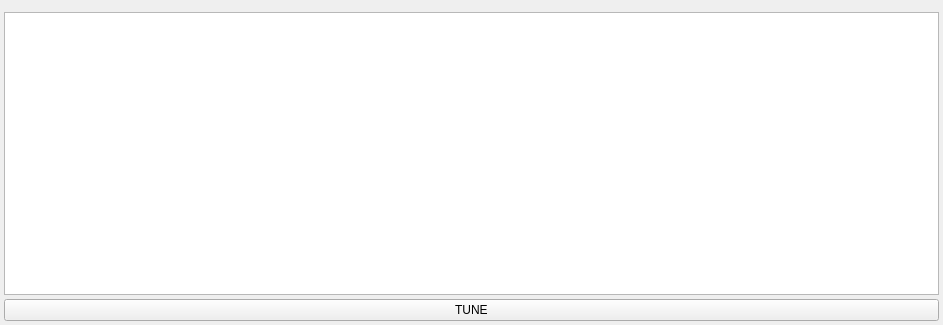
<?xml version="1.0" encoding="UTF-8"?>
<ui version="4.0">
 <class>RqtDynTune</class>
 <widget class="QWidget" name="RqtDynTune">

  <property name="geometry">
   <rect>
	<x>0</x>
	<y>0</y>
	<width>943</width>
	<height>325</height>
   </rect>
  </property>

  <property name="windowTitle">
   <string>dyn_tune</string>
  </property>

  <layout class="QVBoxLayout" name="vLayout">
   
   <property name="spacing">
	<number>4</number>
   </property>

   <property name="margin">
	<number>4</number>
   </property>

   <item>
   	<layout class="QHBoxLayout" name="hLayout">
   		<item>
   		<widget class="ParamWidget" name="_widget_param"></widget>
   			<!-- <property name="minimumWidth">
	        	<number>1800</number>
	      	</property> -->

   		</item>

   		<!-- <item>
   			<widget class="QTextEdit" name="line_edit">			     
   			</widget>
   		</item> -->

   		<item>
   			<widget class="TopicWidget" name="_widget_values">			     
   			</widget>
   		</item>

  	</layout>
  </item>

  <item>
   	<widget class="FuncWidget" name="_widget_func">

  	</widget>
  </item>

  <item>
   	<widget class="QTextEdit" name="logger">

  	</widget>
  </item>


  <item>
   	<widget class="QPushButton" name="tune_btn">
   		<!-- <property name="maximumHeight">
        	<number>150</number>
      	</property> -->
      	<property name="text">
          <string> TUNE </string>
        </property>
  	</widget>
  </item>


  </layout>
 </widget>

 <customwidgets>
  <customwidget>
    <class>TopicWidget</class>
    <extends>QWidget</extends>
    <header>rqt_topic.topic_widget</header>
  </customwidget>

  <customwidget>
    <class>ParamWidget</class>
    <extends>QWidget</extends>
    <header>rqt_topic.param_widget</header>
  </customwidget>

  <customwidget>
    <class>FuncWidget</class>
    <extends>QWidget</extends>
    <header>rqt_topic.func_widget</header>
  </customwidget>

  <customwidget>
    <class>BagWidget</class>
    <extends>QWidget</extends>
    <header>rqt_bag.bag_widget</header>
  </customwidget>

 </customwidgets>

 <resources/>
 <connections/>
</ui>
